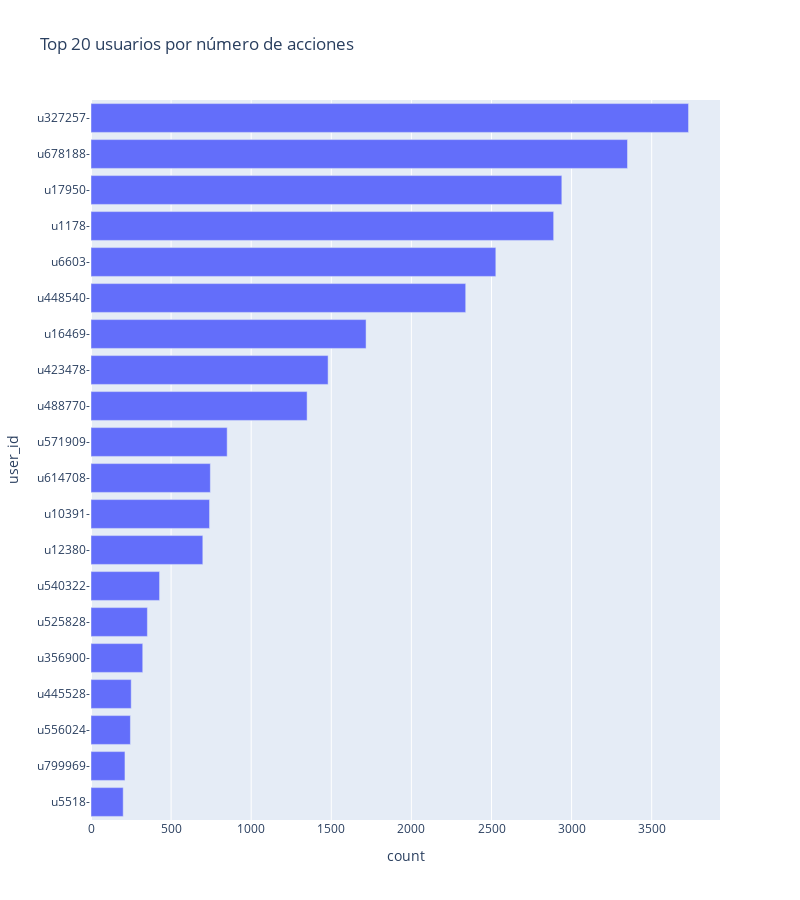

This figure's notebook cell:
### Code cell
ds = df["user_id"].value_counts().reset_index()

ds.columns = ["user_id", "count"]

ds["user_id"] = ds["user_id"].astype(str) + "-"
ds = ds.sort_values(["count"]).tail(20)

fig = px.bar(
    ds,
    x="count",
    y="user_id",
    orientation="h",
    title="Top 20 usuarios por número de acciones",
    width=WIDTH,
    height=900,
)

fig.show()

### Figure 1 — Plotly figure (JSON) as saved in the notebook; plotly's stock layout.template omitted (floating-point values rounded to 4 significant figures)
{"data": [{"alignmentgroup": "True", "hovertemplate": "count=%{x}<br>user_id=%{y}<extra></extra>", "legendgroup": "", "marker": {"color": "#636efa", "pattern": {"shape": ""}}, "name": "", "offsetgroup": "", "orientation": "h", "showlegend": false, "textposition": "auto", "type": "bar", "x": [201, 212, 246, 251, 323, 352, 428, 698, 740, 745, 850, 1349, 1480, 1717, 2339, 2527, 2888, 2939, 3349, 3730], "xaxis": "x", "y": ["u5518-", "u799969-", "u556024-", "u445528-", "u356900-", "u525828-", "u540322-", "u12380-", "u10391-", "u614708-", "u571909-", "u488770-", "u423478-", "u16469-", "u448540-", "u6603-", "u1178-", "u17950-", "u678188-", "u327257-"], "yaxis": "y"}], "layout": {"barmode": "relative", "height": 900, "legend": {"tracegroupgap": 0}, "title": {"text": "Top 20 usuarios por número de acciones"}, "width": 800, "xaxis": {"anchor": "y", "domain": [0, 1], "title": {"text": "count"}}, "yaxis": {"anchor": "x", "domain": [0, 1], "title": {"text": "user_id"}}}}
